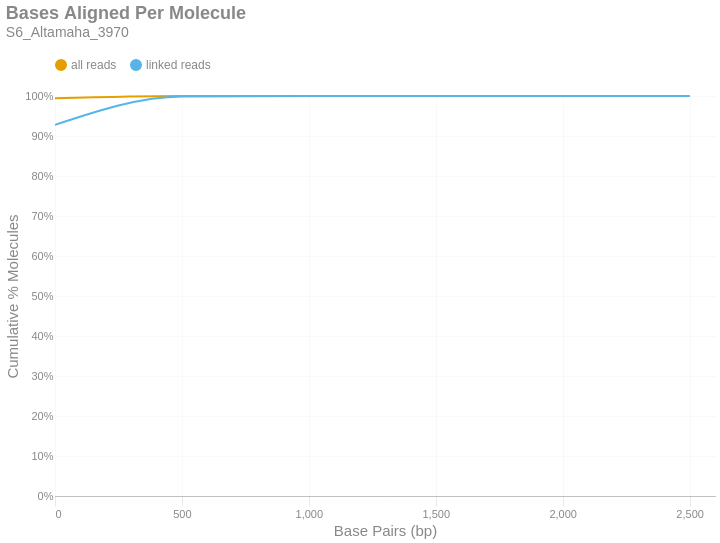

Source (notebook cell):
### Markdown cell above
### Bases Aligned Per Molecule
This is a cumulative frequency distribution showing the number of base pairs aligned per unique molecule. These data are shown in 500 bp bins. There are two distributions: one with `all reads` (yellow) and another with only `linked reads` (blue). The percent of molecules in the `linked reads` distribution is relative to the total number of linked molecules.

### Code cell
if SKIPLR:
    print_html(f"Skipped")
else:
    binned_df = consolidated_hist(valids['aligned_bp'], mask, 500, True)
    with SafeRender(binned_df):
        (
            density_plot(binned_df, 'Bases Aligned Per Molecule', samplename, 'basesper')
            .encode(
                x=alt.X('bin:Q', title="Base Pairs (bp)").axis(tickMinStep=500).scale(padding=0),
                y=alt.Y('value:Q', title='Cumulative % Molecules')
                    .axis(format='%')
                    .scale(domain = [0,1])
                    .stack(False),
                color=alt.Color("key:N").scale(domain = ["all reads", "linked reads"]),
                tooltip = [
                    alt.Tooltip("key:N", title = "Data Type"),
                    alt.Tooltip("range_label:N", title="Bases Aligned Per Molecule"),
                    alt.Tooltip("value:Q", format = ".2%", title="% Molecules (Cum.)")
                ]
            )
        ).display()

### Figure 1 — Vega-Lite specification as saved in the notebook (floating-point values rounded to 4 significant figures)
{"width": "container", "height": 400, "config": {"title": {"anchor": "start", "dy": -15, "fontSize": 18, "color": "#888888", "subtitleColor": "#888888", "subtitleFontSize": 14}, "arc": {"fill": "#0072B2"}, "axis": {"domainColor": "#888888", "domainWidth": 0.5, "gridWidth": 0.2, "grid": false, "titleFontWeight": 400, "titleFontSize": 15, "labelFontSize": 11, "labelColor": "#888888", "tickColor": "#888888", "tickWidth": 0.2, "titleColor": "#888888"}, "axisBand": {"grid": false}, "axisX": {"grid": true, "tickSize": 10, "domainCap": "round"}, "axisY": {"domain": false, "grid": true, "tickSize": 0, "domainCap": "round"}, "background": "transparent", "header": {"labelFontSize": 15, "labelColor": "#888888", "titleFontSize": 15, "titleFontWeight": 600, "titleColor": "#888888"}, "legend": {"labelFont": "sans-serif", "labelFontSize": 12, "labelColor": "#888888", "symbolSize": 100, "symbolType": "circle", "titleFontSize": 12, "titlePadding": 10, "titleColor": "#888888", "title": null, "orient": "top"}, "range": {"category": ["#E69F00", "#56B4E9", "#009E73", "#F0E442", "#0072B2", "#D55E00", "#CC79A7", "#000000"], "diverging": ["#cfe8f3", "#a2d4ec", "#73bfe2", "#46abdb", "#1696d2", "#12719e"]}, "area": {"fill": "#0072B2", "fillOpacity": 0.7, "line": true, "strokeOpacity": 0.7}, "line": {"color": "#0072B2", "stroke": "#0072B2", "strokeWidth": 2}, "trail": {"color": "#0072B2", "stroke": "#0072B2", "strokeWidth": 0, "size": 1}, "point": {"filled": true, "fillOpacity": 1.0, "size": 95}, "text": {"color": "#888888", "fontSize": 11, "align": "right", "fontWeight": 400, "size": 11}, "bar": {"fill": "#0072B2", "stroke": null}, "view": {"stroke": null, "continuousWidth": 660, "continuousHeight": 400}}, "data": {"name": "data-545efb6b521ffcd3bc1bb1038020605c"}, "mark": {"type": "line", "interpolate": "monotone", "point": {"opacity": 0, "size": 275}}, "encoding": {"color": {"field": "key", "scale": {"domain": ["all reads", "linked reads"]}, "type": "nominal"}, "tooltip": [{"field": "key", "title": "Data Type", "type": "nominal"}, {"field": "range_label", "title": "Bases Aligned Per Molecule", "type": "nominal"}, {"field": "value", "format": ".2%", "title": "% Molecules (Cum.)", "type": "quantitative"}], "x": {"axis": {"tickMinStep": 500}, "field": "bin", "scale": {"padding": 0}, "title": "Base Pairs (bp)", "type": "quantitative"}, "y": {"axis": {"format": "%"}, "field": "value", "scale": {"domain": [0, 1]}, "stack": false, "title": "Cumulative % Molecules", "type": "quantitative"}}, "params": [{"name": "param_c36ac31b6afebe62", "select": {"type": "point", "fields": ["key"]}, "bind": "legend"}], "title": {"text": "Bases Aligned Per Molecule", "subtitle": "S6_Altamaha_3970"}, "transform": [{"fold": ["all reads (cumsum)", "linked reads (cumsum)"]}, {"calculate": "replace(datum.key, ' (cumsum)', '')", "as": "key"}, {"filter": {"param": "param_c36ac31b6afebe62"}}], "usermeta": {"embedOptions": {"downloadFileName": "S6_Altamaha_3970.basesper"}}, "$schema": "https://vega.github.io/schema/vega-lite/v6.1.0.json", "datasets": {"data-545efb6b521ffcd3bc1bb1038020605c": [{"bin": "0.0", "interval": "0.0-500.0", "all reads": 0.9942, "linked reads": 0.9279, "all reads (cumsum)": 0.9942, "linked reads (cumsum)": 0.9279, "range_label": "0-499"}, {"bin": "500.0", "interval": "500.0-1000.0", "all reads": 0.005703, "linked reads": 0.07101, "all reads (cumsum)": 0.9999, "linked reads (cumsum)": 0.9989, "range_label": "500-999"}, {"bin": "1000.0", "interval": "1000.0-1500.0", "all reads": 0.0001037, "linked reads": 0.001061, "all reads (cumsum)": 1.0, "linked reads (cumsum)": 0.9999, "range_label": "1000-1499"}, {"bin": "1500.0", "interval": "1500.0-2000.0", "all reads": 6.04e-06, "linked reads": 6.064e-05, "all reads (cumsum)": 1.0, "linked reads (cumsum)": 1.0, "range_label": "1500-1999"}, {"bin": "2000.0", "interval": "2000.0-2500.0", "all reads": 6.711e-07, "linked reads": 8.662e-06, "all reads (cumsum)": 1.0, "linked reads (cumsum)": 1.0, "range_label": "2000-2499"}, {"bin": "2500.0", "interval": "2500.0-3000.0", "all reads": 3.355e-07, "linked reads": 4.331e-06, "all reads (cumsum)": 1.0, "linked reads (cumsum)": 1.0, "range_label": "2500-2999"}]}}
